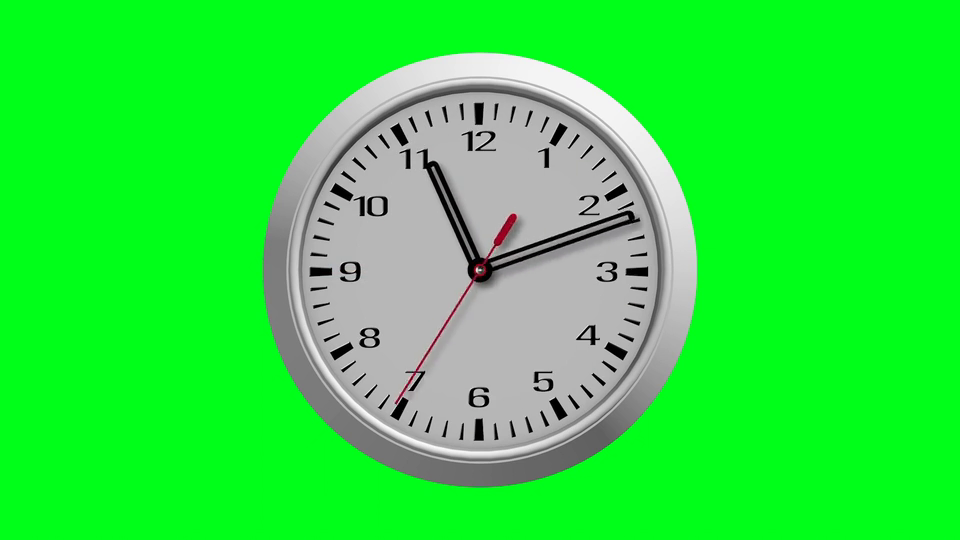
#> input picture CVis_2425_Assign1_JohnDoe_JaneDoe/data/clock.png, 960 x 540 px, found by its file name
$ python experimental_script.py
#> lines starting #> are read from the running program, lines starting #| are printed output that depends on the picture; after the words box and inside, x2 and y2 are one past the last pixel; in counts of white or black regions, pixels touching at a corner belong together; long printed decimals are rounded
import cv2
import numpy as np

def showImage(d,i):
    cv2.imshow(d, i)
    cv2.waitKey(0)
    cv2.destroyAllWindows()

# bw_img: binary image
# cc: center of the clock
# small_radius: radius of the small circle (cropped area)
# large_radius: radius of the large circle (cropped area)
def get_arc(bw_img, cc, small_radius, large_radius):
    # Create a mask with the larger circle
    mm = cv2.circle(np.zeros_like(bw_img), cc, large_radius, 255, -1) # .
    # Subtract the smaller circle from the mask
    mm = cv2.circle(mm, cc, small_radius+5, 0, -1) # adjust value added to small_radius
    cropped = cv2.bitwise_and(bw_img, bw_img, mask=mm)
    # Draw a full white circle with the radius of the small circle
    white_circle = np.zeros_like(bw_img) # full black image
    cv2.circle(white_circle, cc, small_radius, 255, -1) # draw white circle
    outer_mm = cv2.circle(np.ones_like(bw_img) * 255, cc, large_radius-2, 0, -1) # adjust value subtracted to large_radius
    # Apply the mask to the cropped binary image
    return cv2.bitwise_or(cropped, cv2.bitwise_or(outer_mm, white_circle))

# cc_img1: & cc_img2: binary images of the cropped arc
# cc_img1: binary image of the previous frame
# cc_img2: binary image of the current frame
# orig_img: original image
# cc: center of the clock
def get_current_minute_pointer_angle(cc_img1, cc_img2, orig_img, cc):
    difference = cv2.absdiff(cc_img1, cc_img2)

    # Remove single pixels without neighbors
    kernel = np.ones((3, 3), np.uint8)
    difference = cv2.morphologyEx(difference, cv2.MORPH_OPEN, kernel)

    # Find contours of the objects in the difference image
    contours, _ = cv2.findContours(difference, cv2.RETR_EXTERNAL, cv2.CHAIN_APPROX_SIMPLE)

    # Draw contours on the original image
    highlighted_image = orig_img.copy()
    cv2.drawContours(highlighted_image, contours, -1, (0, 0, 255), 2)  # Red contours with thickness 2
    # Find and print the center of mass of each object
    angles = []
    for contour in contours:
        M = cv2.moments(contour)
        if M["m00"] != 0:
            cX = int(M["m10"] / M["m00"])
            cY = int(M["m01"] / M["m00"])
            ang = np.degrees(np.arctan2(cY - cc[1], cX - cc[0]))
            angles.append(ang)
            print(f"Center of mass: ({cX}, {cY}), angle: {ang:.1f}")
            cv2.circle(highlighted_image, (cX, cY), 5, (255, 0, 0), -1)  # Draw
    if len(angles) > 1:
        if max(angles) > 170 and min(angles) < 10: # pointer crossed 00
            a = []
            for i in angles:
                if i < 11:
                    a.append(i)
            if len(a) == 1:
                return a[0]
            else:
                angles_copy = a.copy()
                angles_copy.pop(angles_copy.index(max(a)))
                closest_angle = min(angles_copy, key=lambda x: abs(x - max(a)))
                return (closest_angle + max(a)) / 2

        angles_copy = angles.copy()
        angles_copy.pop(angles_copy.index(max(angles)))
        closest_angle = min(angles_copy, key=lambda x: abs(x - max(angles)))
        if closest_angle > (max(angles)-4):   # se os angulos forem proximos
            return (closest_angle + max(angles)) / 2 # devolver a media
        else:
            return max(angles)
    else:
        return angles[0]

# Load the image
image_path = 'data/clock.png'
image = cv2.imread(image_path)
#> image is the input picture: shape (540, 960, 3); mean B, G, R 64.6, 228.7, 46.9

# Define the centers and radii of the circles
center1 = (479, 269)  # Example center for the first circle
radius1 = 145          # Example radius for the first circle
radius2 = 175          # Example radius for the second circle

# Draw the circles on the image
cv2.circle(image, center1, radius1, (0, 255, 0), 2)  # Green circle with thickness 2
cv2.circle(image, center1, radius2, (255, 0, 0), 2)  # Blue circle with thickness 2

# Display the result
cv2.imshow('Image with Circles', image)
cv2.waitKey(0)
cv2.destroyAllWindows()


gray_image = cv2.cvtColor(image, cv2.COLOR_BGR2GRAY)
_, bw_image = cv2.threshold(gray_image, 70, 255, cv2.THRESH_BINARY)
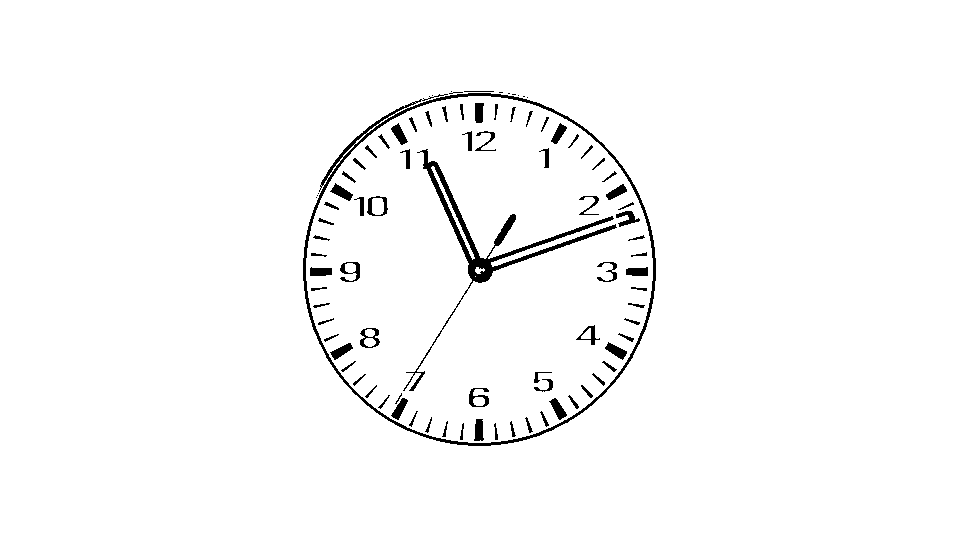
#> bw_image: shape (540, 960); 97.6% white; 90 black regions (13 under 20 px), largest, box (x1, y1, x2, y2) and area: (303, 93, 656, 446) 3602, (403, 149, 617, 391) 3127, (330, 183, 353, 201) 186

# # Apply the mask to the cropped binary image
# cropped_bw_image = cv2.bitwise_or(cropped_bw_image, cv2.bitwise_or(outer_mask, white_circle))
cropped_bw_image = get_arc(bw_image, center1, radius1, radius2)
#> in get_arc, `cropped = cv2.bitwise_and(bw_img, bw_img, mask=mm)`: cropped: shape (540, 960); 3.9% white; 2 white regions, box (x1, y1, x2, y2) and area: (306, 96, 653, 443) 19949, (620, 215, 629, 222) 40
#> in get_arc, `cv2.circle(white_circle, cc, small_radius, 255, -1)`: white_circle: shape (540, 960); 12.7% white; 1 white region, box (x1, y1, x2, y2) and area: (334, 124, 625, 415) 66045
#> in get_arc, `return cv2.bitwise_or(cropped, cv2.bitwise_or(outer_mm, white_circle))`: returned value: shape (540, 960); 98.4% white; 38 black regions, largest, box (x1, y1, x2, y2) and area: (310, 103, 648, 441) 7026, (581, 385, 593, 398) 48, (602, 361, 617, 372) 47

# Display the cropped binary image
cv2.imshow('Cropped Binary Image', cropped_bw_image)
cv2.waitKey(0)
cv2.destroyAllWindows()


image = cv2.imread('troublesome_frame.png')
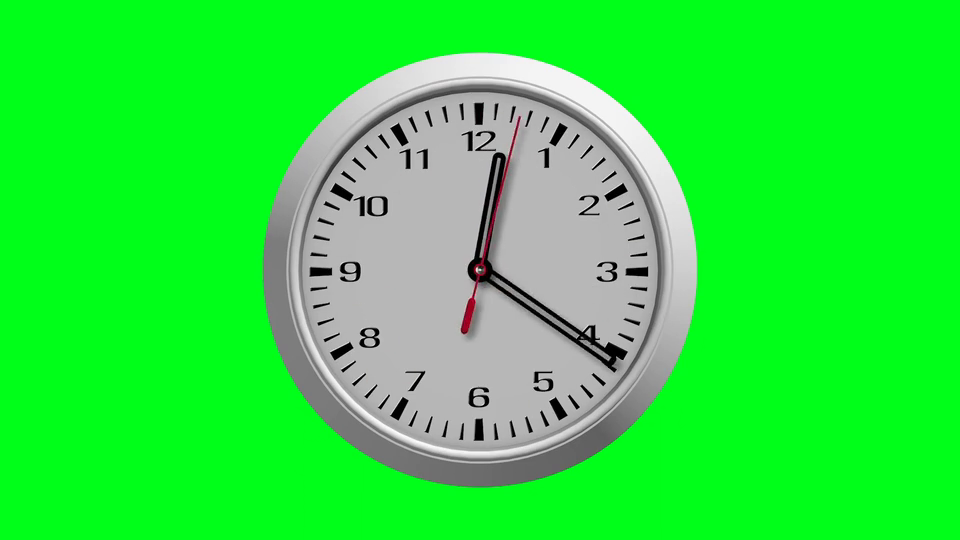
#> input picture CVis_2425_Assign1_JohnDoe_JaneDoe/troublesome_frame.png, 960 x 540 px, found by its file name
#> image is the input picture: shape (540, 960, 3); mean B, G, R 64.7, 228.8, 47
gray_image = cv2.cvtColor(image, cv2.COLOR_BGR2GRAY)
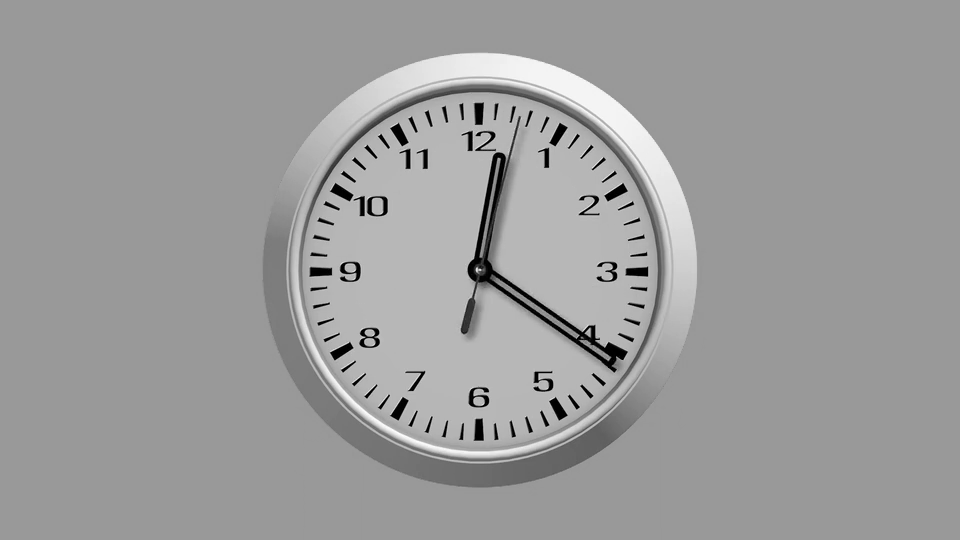
#> gray_image: shape (540, 960); min 0, max 255, mean 156
_, bw_image = cv2.threshold(gray_image, 70, 255, cv2.THRESH_BINARY)
#> bw_image: shape (540, 960); 98.2% white; 88 black regions (12 under 20 px), largest, box (x1, y1, x2, y2) and area: (461, 117, 627, 372) 3409, (318, 93, 448, 194) 426, (330, 183, 353, 201) 187

cv2.imshow('Second bw Image', bw_image)
cv2.waitKey(0)
cv2.destroyAllWindows()

cropped_bw_image2 = get_arc(bw_image, center1, radius1, radius2)
#> in get_arc (call 2), `cropped = cv2.bitwise_and(bw_img, bw_img, mask=mm)`: cropped: shape (540, 960); 4.2% white; 2 white regions, box (x1, y1, x2, y2) and area: (304, 94, 655, 445) 21659, (602, 352, 611, 361) 44
#> in get_arc (call 2), `return cv2.bitwise_or(cropped, cv2.bitwise_or(outer_mm, white_circle))`: returned value: shape (540, 960); 98.4% white; 38 black regions, largest, box (x1, y1, x2, y2) and area: (310, 103, 648, 441) 7043, (581, 385, 593, 398) 48, (568, 395, 579, 409) 47

# Display the cropped binary image
cv2.imshow('Second Cropped Binary Image', cropped_bw_image2)
cv2.waitKey(0)
cv2.destroyAllWindows()

print(get_current_minute_pointer_angle(cropped_bw_image, cropped_bw_image2, image, center1))
#> in get_current_minute_pointer_angle, `difference = cv2.absdiff(cc_img1, cc_img2)`:
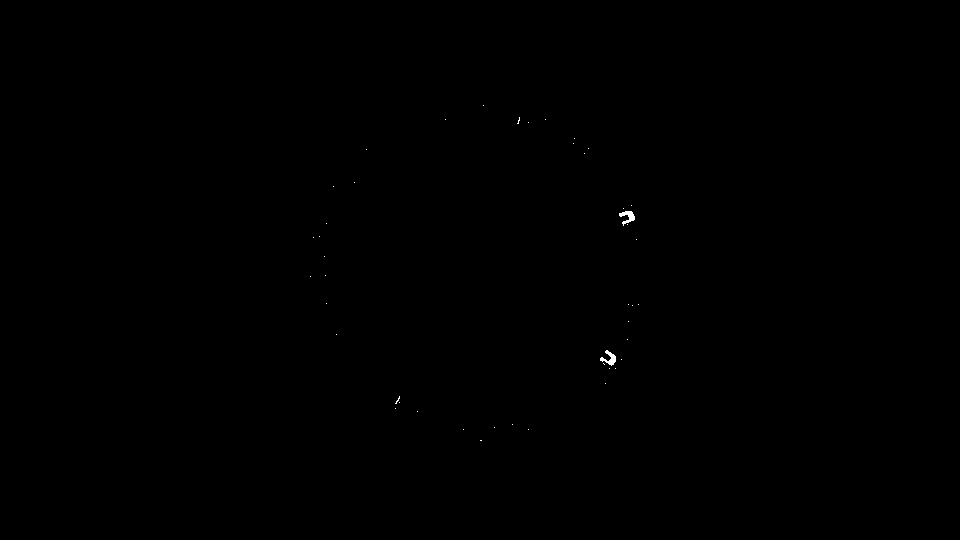
#> difference: shape (540, 960); 0.06% white; 45 white regions (43 under 20 px), largest, box (x1, y1, x2, y2) and area: (619, 211, 635, 226) 115, (600, 350, 616, 366) 111
#> in get_current_minute_pointer_angle, `difference = cv2.morphologyEx(difference, cv2.MORPH_OPEN, kernel)`: difference: shape (540, 960); 0.04% white; 3 white regions (1 under 20 px)
#> in get_current_minute_pointer_angle, `contours, _ = cv2.findContours(difference, cv2.RETR_EXTERNAL, cv2.CHAI..`: contours = 3 contours, 1 with area under 20; largest, box (x1, y1, x2, y2) and area: (619, 211, 635, 224) 78, (606, 351, 616, 365) 62
#> in get_current_minute_pointer_angle, `cv2.drawContours(highlighted_image, contours, -1, (0, 0, 255), 2)`: highlighted_image: shape (540, 960, 3); 0.06% of pixels changed, all inside (x1, y1, x2, y2) = (599, 210, 636, 366)
#> the loop in get_current_minute_pointer_angle, `for contour in contours:` made 3 passes
#> (contour, cX, cY, ang) on pass 1: ([[600, 358], [600, 360], [603, 360], [603, 358]], 601, 359, 36.42)
#> (cX, cY, ang) on passes 2 to 3: (611, 358, 33.99), (627, 215, -20.05)
#| Center of mass: (601, 359), angle: 36.4
#| Center of mass: (611, 358), angle: 34.0
#| Center of mass: (627, 215), angle: -20.0
#> after the loop in get_current_minute_pointer_angle, `for contour in contours:`:
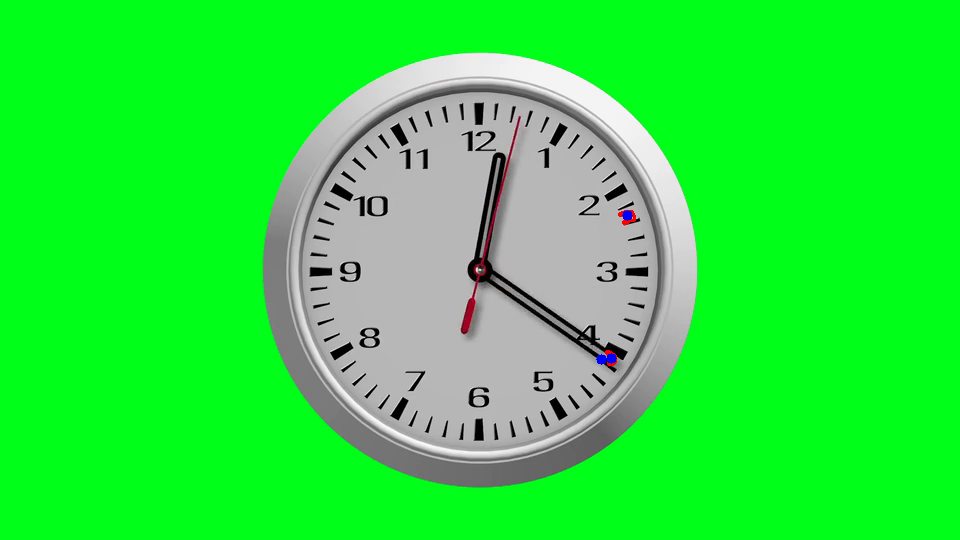
#> highlighted_image: shape (540, 960, 3); mean B, G, R 64.7, 228.7, 47
#> after the loop in get_current_minute_pointer_angle, `for contour in contours:`: angles = [36.42, 33.99, -20.05]
#> in get_current_minute_pointer_angle, `closest_angle = min(angles_copy, key=lambda x: abs(x - max(angles)))`: closest_angle = 33.99
#| 35.203

newRadius1 = 100
mask = cv2.circle(np.zeros_like(bw_image), center1, newRadius1, 255, -1) # .
#> mask: shape (540, 960); 6.1% white; 1 white region, box (x1, y1, x2, y2) and area: (379, 169, 580, 370) 31417

white_circle = np.zeros_like(bw_image) # full black image
cv2.circle(white_circle, center1, 20, 255, -1) # draw white circle
#> white_circle: shape (540, 960); 0.24% white; 1 white region, box (x1, y1, x2, y2) and area: (459, 249, 500, 290) 1257

cropped = cv2.bitwise_and(bw_image, bw_image, mask=mask)
#> cropped: shape (540, 960); 5.6% white; 7 white regions (2 under 20 px), largest, box (x1, y1, x2, y2) and area: (379, 169, 558, 370) 19722, (488, 173, 580, 320) 8602, (490, 275, 563, 328) 429, (479, 171, 499, 258) 305, (475, 266, 485, 275) 44
outer_mm = cv2.circle(np.ones_like(bw_image) * 255, center1, newRadius1, 0, -1) # adjust value subtracted to large_radius
# Apply the mask to the cropped binary image
cropped = cv2.bitwise_or(cropped, cv2.bitwise_or(outer_mm, white_circle))
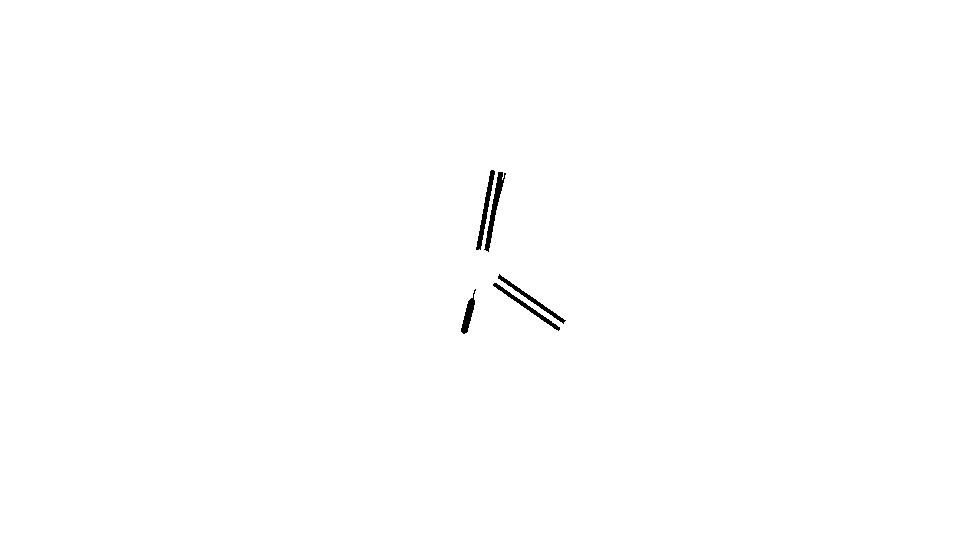
#> cropped: shape (540, 960); 99.7% white; 5 black regions, box (x1, y1, x2, y2) and area: (484, 172, 506, 252) 436, (476, 170, 495, 250) 377, (498, 274, 566, 324) 318, (493, 283, 560, 331) 318, (461, 289, 476, 334) 254
showImage('Cropped', cropped)
# Find contours of the objects in the cropped image
# Invert the cropped image
cropped = cv2.bitwise_not(cropped)
#> cropped: shape (540, 960); 0.33% white; 5 white regions

# Find contours of the objects in the inverted cropped image
contours, _ = cv2.findContours(cropped, cv2.RETR_EXTERNAL, cv2.CHAIN_APPROX_SIMPLE)
#> contours = 5 contours; box (x1, y1, x2, y2) and area: (484, 172, 506, 252) 346, (476, 170, 495, 250) 294, (493, 283, 560, 331) 249, (498, 274, 566, 324) 248, (461, 289, 476, 334) 208

# Calculate and print the area of each contour, and highlight the areas and center of mass
highlighted_image = image.copy()
for contour in contours:
    area = cv2.contourArea(contour)
    print(f"Area: {area}")

    # Draw the contour
    cv2.drawContours(highlighted_image, [contour], -1, (0, 0, 255), 2)  # Red contour with thickness 2

    # Calculate the center of mass
    M = cv2.moments(contour)
    if M["m00"] != 0:
        cX = int(M["m10"] / M["m00"])
        cY = int(M["m01"] / M["m00"])
        print(f"Center of mass: ({cX}, {cY})")

        # Draw the center of mass
        cv2.circle(highlighted_image, (cX, cY), 5, (255, 0, 0), -1)  # Blue center of mass
#> this loop made 5 passes
#> (area, cX, cY) on passes 1 to 5: (207.5, 467, 315), (249, 526, 306), (248, 531, 298), (345.5, 493, 208), (294, 485, 209)
#| Area: 207.5
#| Center of mass: (467, 315)
#| Area: 249.0
#| Center of mass: (526, 306)
#| Area: 248.0
#| Center of mass: (531, 298)
#| Area: 345.5
#| Center of mass: (493, 208)
#| Area: 294.0
#| Center of mass: (485, 209)
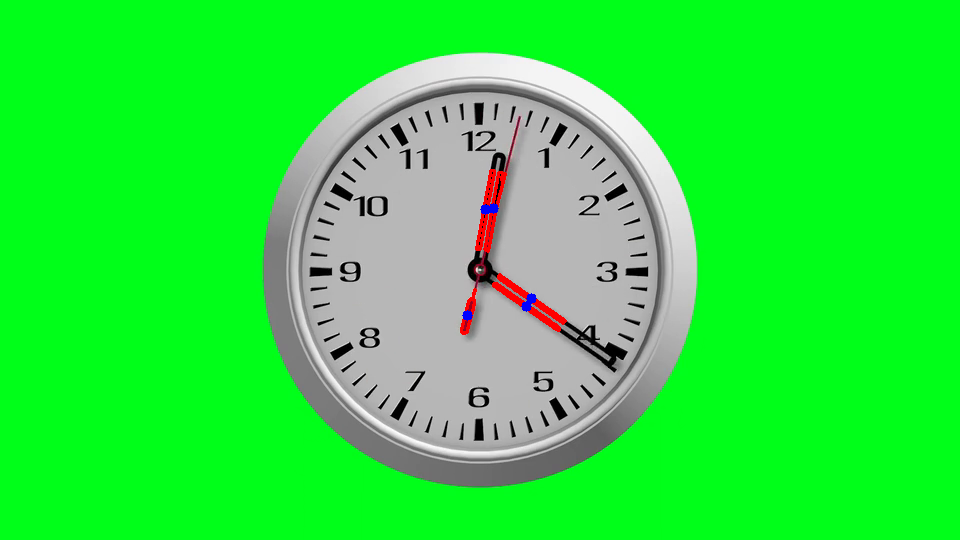
#> highlighted_image: shape (540, 960, 3); 0.51% of pixels changed, all inside (x1, y1, x2, y2) = (460, 169, 567, 335)

# Display the highlighted image
showImage('Highlighted Areas and Centers of Mass', highlighted_image)
